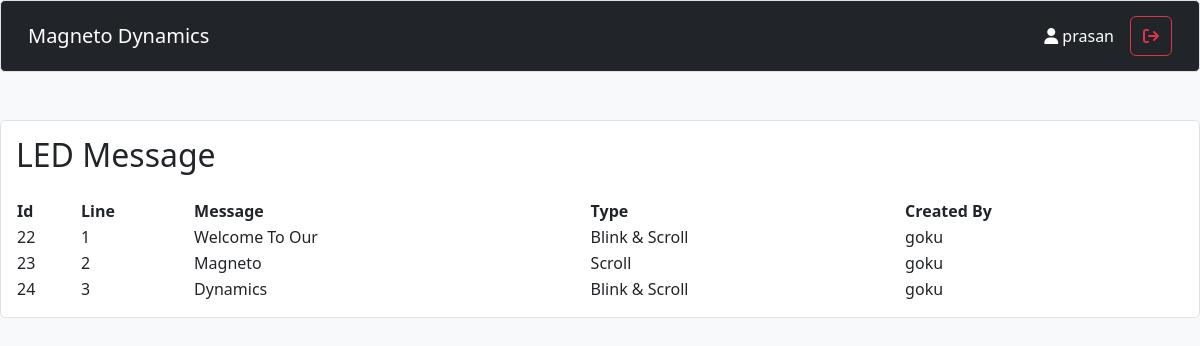
/dataview.php (signed in), run on the app's committed database.
### tables this page shows
CREATE TABLE `data` (
  `id` int(50) NOT NULL,
  `line` int(3) NOT NULL,
  `message` text NOT NULL,
  `effect` text NOT NULL,
  `owner` varchar(50) NOT NULL
);

CREATE TABLE `users` (
  `id` int(20) NOT NULL,
  `username` varchar(50) NOT NULL,
  `email` varchar(50) NOT NULL,
  `password` varchar(10) NOT NULL,
  `usertype` text NOT NULL
);

### dataview.php (the view, shortened to what this page needs)
<?php
require('connection.php');
$sql = "SELECT * FROM data";
$result = mysqli_query($con, $sql);
?>
<!DOCTYPE html>
<html lang="en">
<head>
    <link href="https://cdn.jsdelivr.net/npm/bootstrap@5.3.3/dist/css/bootstrap.min.css" rel="stylesheet">
    <link rel="stylesheet" href="https://cdn.datatables.net/2.1.3/css/dataTables.dataTables.min.css">
    <link rel="stylesheet" href="https://cdnjs.cloudflare.com/ajax/libs/font-awesome/6.6.0/css/all.min.css">
</head>
<body>
<nav class="navbar navbar-expand-lg navbar-dark bg-dark">
  <div class="container-fluid">
    <a class="navbar-brand" href="#">Magneto Dynamics</a>
    <div class="collapse navbar-collapse" id="navbarSupportedContent">
      <ul class="navbar-nav me-auto mb-2 mb-lg-0">
        <li class="nav-item">
          <a class="nav-link active" aria-current="page" href="#"></a>
        </li>
        <li class="nav-item">
          <a class="nav-link" href="#"></a>
        </li>
        <li class="nav-item">
          <a class="nav-link disabled" href="#" tabindex="-1" aria-disabled="true"></a>
        </li>
      </ul>
      <form action="./logout.php" class="d-flex">
                <span class="navbar-text text-white me-3">
                    <i class="fa-solid fa-user"></i> <?php echo $_SESSION['username']; ?>
                </span>
                    <button class="btn btn-outline-danger" type="submit">
                    <i class="fa-solid fa-arrow-right-from-bracket"></i>
</button>
                </form>
    </div>
  </div>
</nav>
<div class="container mt-5">
    <h2 class="mb-4">LED Message </h2>
    <table id="dataTable"  style="width:100%">
        <thead>
            <tr>
                <th>Id</th>
                <th>Line</th>
                <th>Message</th>
                <th>Type</th>
                 <th>Created By</th>
            </tr>
        </thead>
        <tbody>
            <?php
            if (mysqli_num_rows($result) > 0) {
                while($row = mysqli_fetch_assoc($result)) {
                    $id = $row["id"];
                    $line = $row["line"];
                    $message = $row["message"];
                    $effect = $row["effect"];
                    $owner = $row["owner"];
                    switch ($effect) {
                        case 1:
                            $effect = "Scroll";
                            break;
                        case 2:
                            $effect = "Blink & Scroll";
                            break;
                    }
                    echo "<tr>";
                    echo "<td>" . $id . "</td>";
                    echo "<td>" . $line . "</td>";
                    echo "<td>" . $message . "</td>";
                    echo "<td>" . $effect . "</td>";
                    $owner_sql = "SELECT username FROM users WHERE id='$owner'";
                    $owner_result = mysqli_query($con, $owner_sql);
                    $owner_row = mysqli_fetch_assoc($owner_result);
                    $owner_name = $owner_row ? $owner_row["username"] : "Unknown";
                    echo "<td>" . $owner_name . "</td>";
                    echo "</tr>";
                }
            }
            ?>
        </tbody>
    </table>
</div>
</body>
</html>

### dataview.php (style rules this page uses)
body { background-color: #f8f9fa; }
.container, .navbar, .form-group, fieldset { border: 1px solid #dee2e6; border-radius: 5px; padding: 15px; background-color: #ffffff; margin-bottom: 20px; max-width: 1200px; margin-left: auto; margin-right: auto; }

### data on the page
data: id "22", line "1", message "Welcome To Our", effect "Blink & Scroll", users.username "goku"
data: id "23", line "2", message "Magneto", effect "Scroll", users.username "goku"
data: id "24", line "3", message "Dynamics", effect "Blink & Scroll", users.username "goku"

### other printed values
$_SESSION['username'] "prasan"
